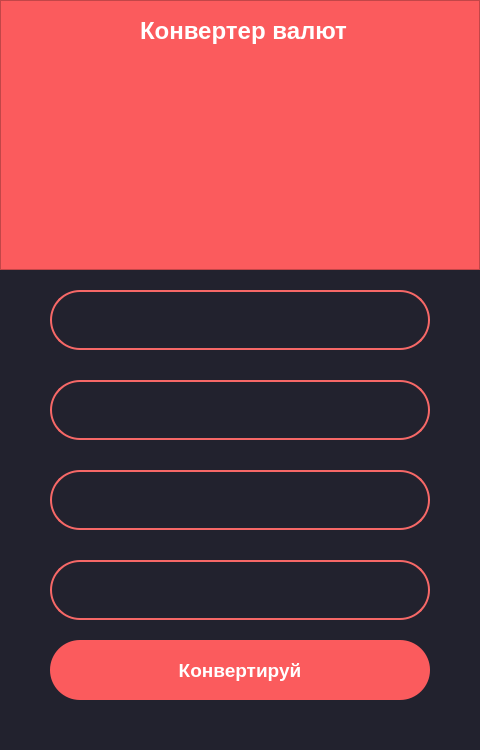
<?xml version="1.0" encoding="UTF-8"?>
<ui version="4.0">
 <class>MainWindow</class>
 <widget class="QMainWindow" name="MainWindow">
  <property name="geometry">
   <rect>
    <x>0</x>
    <y>0</y>
    <width>480</width>
    <height>750</height>
   </rect>
  </property>
  <property name="windowTitle">
   <string>MainWindow</string>
  </property>
  <property name="styleSheet">
   <string notr="true"/>
  </property>
  <widget class="QWidget" name="centralwidget">
   <property name="styleSheet">
    <string notr="true">background-color:#22222e
</string>
   </property>
   <widget class="QFrame" name="frame">
    <property name="geometry">
     <rect>
      <x>0</x>
      <y>0</y>
      <width>480</width>
      <height>270</height>
     </rect>
    </property>
    <property name="styleSheet">
     <string notr="true">background-color: #fb5b5d
</string>
    </property>
    <property name="frameShape">
     <enum>QFrame::StyledPanel</enum>
    </property>
    <property name="frameShadow">
     <enum>QFrame::Raised</enum>
    </property>
    <widget class="QLabel" name="label">
     <property name="geometry">
      <rect>
       <x>140</x>
       <y>10</y>
       <width>211</width>
       <height>41</height>
      </rect>
     </property>
     <property name="font">
      <font>
       <family>Arial</family>
       <pointsize>18</pointsize>
       <weight>75</weight>
       <bold>true</bold>
      </font>
     </property>
     <property name="styleSheet">
      <string notr="true">color: white
</string>
     </property>
     <property name="text">
      <string>Конвертер валют</string>
     </property>
    </widget>
    <widget class="QLabel" name="label_2">
     <property name="geometry">
      <rect>
       <x>150</x>
       <y>60</y>
       <width>191</width>
       <height>171</height>
      </rect>
     </property>
     <property name="text">
      <string/>
     </property>
     <property name="pixmap">
      <pixmap>exchanging.png</pixmap>
     </property>
    </widget>
   </widget>
   <widget class="QLineEdit" name="input_amount">
    <property name="geometry">
     <rect>
      <x>50</x>
      <y>290</y>
      <width>380</width>
      <height>60</height>
     </rect>
    </property>
    <property name="font">
     <font>
      <family>Arial</family>
      <pointsize>14</pointsize>
      <weight>75</weight>
      <bold>true</bold>
     </font>
    </property>
    <property name="styleSheet">
     <string notr="true">background-color: #22222e;
border: 2px solid #f66867;
border-radius: 30px;
color: white;
</string>
    </property>
    <property name="alignment">
     <set>Qt::AlignCenter</set>
    </property>
   </widget>
   <widget class="QLineEdit" name="input_currency">
    <property name="geometry">
     <rect>
      <x>50</x>
      <y>380</y>
      <width>380</width>
      <height>60</height>
     </rect>
    </property>
    <property name="font">
     <font>
      <family>Arial</family>
      <pointsize>14</pointsize>
      <weight>75</weight>
      <bold>true</bold>
     </font>
    </property>
    <property name="styleSheet">
     <string notr="true">background-color: #22222e;
border: 2px solid #f66867;
border-radius: 30px;
color: white;
</string>
    </property>
    <property name="alignment">
     <set>Qt::AlignCenter</set>
    </property>
   </widget>
   <widget class="QLineEdit" name="output_amount">
    <property name="geometry">
     <rect>
      <x>50</x>
      <y>470</y>
      <width>380</width>
      <height>60</height>
     </rect>
    </property>
    <property name="font">
     <font>
      <family>Arial</family>
      <pointsize>14</pointsize>
      <weight>75</weight>
      <bold>true</bold>
     </font>
    </property>
    <property name="styleSheet">
     <string notr="true">background-color: #22222e;
border: 2px solid #f66867;
border-radius: 30px;
color: white;
</string>
    </property>
    <property name="alignment">
     <set>Qt::AlignCenter</set>
    </property>
   </widget>
   <widget class="QLineEdit" name="output_currency">
    <property name="geometry">
     <rect>
      <x>50</x>
      <y>560</y>
      <width>380</width>
      <height>60</height>
     </rect>
    </property>
    <property name="font">
     <font>
      <family>Arial</family>
      <pointsize>14</pointsize>
      <weight>75</weight>
      <bold>true</bold>
     </font>
    </property>
    <property name="styleSheet">
     <string notr="true">background-color: #22222e;
border: 2px solid #f66867;
border-radius: 30px;
color: white;
</string>
    </property>
    <property name="alignment">
     <set>Qt::AlignCenter</set>
    </property>
   </widget>
   <widget class="QPushButton" name="pushButton">
    <property name="geometry">
     <rect>
      <x>50</x>
      <y>640</y>
      <width>380</width>
      <height>60</height>
     </rect>
    </property>
    <property name="font">
     <font>
      <family>Arial</family>
      <pointsize>14</pointsize>
      <weight>75</weight>
      <bold>true</bold>
     </font>
    </property>
    <property name="styleSheet">
     <string notr="true">QPushButton {
    color: white;
    background-color: #fb5b5d;
    border-radius: 30;
}

QPushButton:pressed {
    background: #fa4244;
}
</string>
    </property>
    <property name="text">
     <string>Конвертируй</string>
    </property>
   </widget>
  </widget>
 </widget>
 <resources/>
 <connections/>
</ui>
